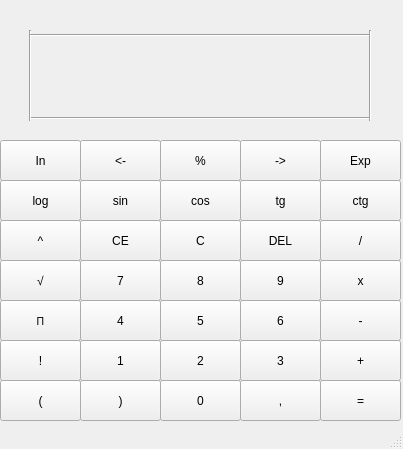
<?xml version="1.0" encoding="UTF-8"?>
<ui version="4.0">
 <class>Calculator</class>
 <widget class="QMainWindow" name="Calculator">
  <property name="geometry">
   <rect>
    <x>0</x>
    <y>0</y>
    <width>403</width>
    <height>449</height>
   </rect>
  </property>
  <property name="windowTitle">
   <string>MainWindow</string>
  </property>
  <widget class="QWidget" name="centralwidget">
   <widget class="QPushButton" name="b7">
    <property name="geometry">
     <rect>
      <x>80</x>
      <y>260</y>
      <width>81</width>
      <height>41</height>
     </rect>
    </property>
    <property name="styleSheet">
     <string notr="true">font: 75 12pt &quot;MS Sans Serif&quot;;</string>
    </property>
    <property name="text">
     <string>7</string>
    </property>
    <attribute name="buttonGroup">
     <string notr="true">buttonGroup</string>
    </attribute>
   </widget>
   <widget class="QPushButton" name="b4">
    <property name="geometry">
     <rect>
      <x>80</x>
      <y>300</y>
      <width>81</width>
      <height>41</height>
     </rect>
    </property>
    <property name="styleSheet">
     <string notr="true">font: 75 12pt &quot;MS Sans Serif&quot;;</string>
    </property>
    <property name="text">
     <string>4</string>
    </property>
    <attribute name="buttonGroup">
     <string notr="true">buttonGroup</string>
    </attribute>
   </widget>
   <widget class="QPushButton" name="b1">
    <property name="geometry">
     <rect>
      <x>80</x>
      <y>340</y>
      <width>81</width>
      <height>41</height>
     </rect>
    </property>
    <property name="styleSheet">
     <string notr="true">font: 75 12pt &quot;MS Sans Serif&quot;;</string>
    </property>
    <property name="text">
     <string>1</string>
    </property>
    <attribute name="buttonGroup">
     <string notr="true">buttonGroup</string>
    </attribute>
   </widget>
   <widget class="QPushButton" name="b0">
    <property name="geometry">
     <rect>
      <x>160</x>
      <y>380</y>
      <width>81</width>
      <height>41</height>
     </rect>
    </property>
    <property name="styleSheet">
     <string notr="true">font: 75 12pt &quot;MS Sans Serif&quot;;</string>
    </property>
    <property name="text">
     <string>0</string>
    </property>
    <attribute name="buttonGroup">
     <string notr="true">buttonGroup</string>
    </attribute>
   </widget>
   <widget class="QPushButton" name="b5">
    <property name="geometry">
     <rect>
      <x>160</x>
      <y>300</y>
      <width>81</width>
      <height>41</height>
     </rect>
    </property>
    <property name="styleSheet">
     <string notr="true">font: 75 12pt &quot;MS Sans Serif&quot;;</string>
    </property>
    <property name="text">
     <string>5</string>
    </property>
    <attribute name="buttonGroup">
     <string notr="true">buttonGroup</string>
    </attribute>
   </widget>
   <widget class="QPushButton" name="b2">
    <property name="geometry">
     <rect>
      <x>160</x>
      <y>340</y>
      <width>81</width>
      <height>41</height>
     </rect>
    </property>
    <property name="styleSheet">
     <string notr="true">font: 75 12pt &quot;MS Sans Serif&quot;;</string>
    </property>
    <property name="text">
     <string>2</string>
    </property>
    <attribute name="buttonGroup">
     <string notr="true">buttonGroup</string>
    </attribute>
   </widget>
   <widget class="QPushButton" name="b8">
    <property name="geometry">
     <rect>
      <x>160</x>
      <y>260</y>
      <width>81</width>
      <height>41</height>
     </rect>
    </property>
    <property name="styleSheet">
     <string notr="true">font: 75 12pt &quot;MS Sans Serif&quot;;</string>
    </property>
    <property name="text">
     <string>8</string>
    </property>
    <attribute name="buttonGroup">
     <string notr="true">buttonGroup</string>
    </attribute>
   </widget>
   <widget class="QPushButton" name="b6">
    <property name="geometry">
     <rect>
      <x>240</x>
      <y>300</y>
      <width>81</width>
      <height>41</height>
     </rect>
    </property>
    <property name="styleSheet">
     <string notr="true">font: 75 12pt &quot;MS Sans Serif&quot;;</string>
    </property>
    <property name="text">
     <string>6</string>
    </property>
    <attribute name="buttonGroup">
     <string notr="true">buttonGroup</string>
    </attribute>
   </widget>
   <widget class="QPushButton" name="b3">
    <property name="geometry">
     <rect>
      <x>240</x>
      <y>340</y>
      <width>81</width>
      <height>41</height>
     </rect>
    </property>
    <property name="styleSheet">
     <string notr="true">font: 75 12pt &quot;MS Sans Serif&quot;;</string>
    </property>
    <property name="text">
     <string>3</string>
    </property>
    <attribute name="buttonGroup">
     <string notr="true">buttonGroup</string>
    </attribute>
   </widget>
   <widget class="QPushButton" name="b9">
    <property name="geometry">
     <rect>
      <x>240</x>
      <y>260</y>
      <width>81</width>
      <height>41</height>
     </rect>
    </property>
    <property name="styleSheet">
     <string notr="true">font: 75 12pt &quot;MS Sans Serif&quot;;</string>
    </property>
    <property name="text">
     <string>9</string>
    </property>
    <attribute name="buttonGroup">
     <string notr="true">buttonGroup</string>
    </attribute>
   </widget>
   <widget class="QPushButton" name="bscl">
    <property name="geometry">
     <rect>
      <x>0</x>
      <y>380</y>
      <width>81</width>
      <height>41</height>
     </rect>
    </property>
    <property name="text">
     <string>(</string>
    </property>
   </widget>
   <widget class="QPushButton" name="bscr">
    <property name="geometry">
     <rect>
      <x>80</x>
      <y>380</y>
      <width>81</width>
      <height>41</height>
     </rect>
    </property>
    <property name="text">
     <string>)</string>
    </property>
   </widget>
   <widget class="QPushButton" name="bdot">
    <property name="geometry">
     <rect>
      <x>240</x>
      <y>380</y>
      <width>81</width>
      <height>41</height>
     </rect>
    </property>
    <property name="text">
     <string>,</string>
    </property>
   </widget>
   <widget class="QPushButton" name="brvn">
    <property name="geometry">
     <rect>
      <x>320</x>
      <y>380</y>
      <width>81</width>
      <height>41</height>
     </rect>
    </property>
    <property name="text">
     <string>=</string>
    </property>
   </widget>
   <widget class="QPushButton" name="bsum">
    <property name="geometry">
     <rect>
      <x>320</x>
      <y>340</y>
      <width>81</width>
      <height>41</height>
     </rect>
    </property>
    <property name="text">
     <string>+</string>
    </property>
   </widget>
   <widget class="QPushButton" name="bumn">
    <property name="geometry">
     <rect>
      <x>320</x>
      <y>260</y>
      <width>81</width>
      <height>41</height>
     </rect>
    </property>
    <property name="text">
     <string>x</string>
    </property>
   </widget>
   <widget class="QPushButton" name="brzn">
    <property name="geometry">
     <rect>
      <x>320</x>
      <y>300</y>
      <width>81</width>
      <height>41</height>
     </rect>
    </property>
    <property name="text">
     <string>-</string>
    </property>
   </widget>
   <widget class="QPushButton" name="bpi">
    <property name="geometry">
     <rect>
      <x>0</x>
      <y>300</y>
      <width>81</width>
      <height>41</height>
     </rect>
    </property>
    <property name="font">
     <font>
      <family>Segoe Script</family>
      <pointsize>8</pointsize>
      <weight>50</weight>
      <italic>false</italic>
      <bold>false</bold>
     </font>
    </property>
    <property name="styleSheet">
     <string notr="true">font: 8pt &quot;Segoe Script&quot;;</string>
    </property>
    <property name="text">
     <string>П</string>
    </property>
   </widget>
   <widget class="QPushButton" name="bfact">
    <property name="geometry">
     <rect>
      <x>0</x>
      <y>340</y>
      <width>81</width>
      <height>41</height>
     </rect>
    </property>
    <property name="text">
     <string>!</string>
    </property>
   </widget>
   <widget class="QPushButton" name="bste">
    <property name="geometry">
     <rect>
      <x>0</x>
      <y>220</y>
      <width>81</width>
      <height>41</height>
     </rect>
    </property>
    <property name="text">
     <string>^</string>
    </property>
   </widget>
   <widget class="QPushButton" name="bkor">
    <property name="geometry">
     <rect>
      <x>0</x>
      <y>260</y>
      <width>81</width>
      <height>41</height>
     </rect>
    </property>
    <property name="text">
     <string>√</string>
    </property>
   </widget>
   <widget class="QPushButton" name="bsin">
    <property name="geometry">
     <rect>
      <x>80</x>
      <y>180</y>
      <width>81</width>
      <height>41</height>
     </rect>
    </property>
    <property name="text">
     <string>sin</string>
    </property>
   </widget>
   <widget class="QPushButton" name="bcos">
    <property name="geometry">
     <rect>
      <x>160</x>
      <y>180</y>
      <width>81</width>
      <height>41</height>
     </rect>
    </property>
    <property name="text">
     <string>cos</string>
    </property>
   </widget>
   <widget class="QPushButton" name="btg">
    <property name="geometry">
     <rect>
      <x>240</x>
      <y>180</y>
      <width>81</width>
      <height>41</height>
     </rect>
    </property>
    <property name="text">
     <string>tg</string>
    </property>
   </widget>
   <widget class="QPushButton" name="bctg">
    <property name="geometry">
     <rect>
      <x>320</x>
      <y>180</y>
      <width>81</width>
      <height>41</height>
     </rect>
    </property>
    <property name="text">
     <string>ctg</string>
    </property>
   </widget>
   <widget class="QPushButton" name="bdel">
    <property name="geometry">
     <rect>
      <x>320</x>
      <y>220</y>
      <width>81</width>
      <height>41</height>
     </rect>
    </property>
    <property name="text">
     <string>/</string>
    </property>
   </widget>
   <widget class="QPushButton" name="bleft">
    <property name="geometry">
     <rect>
      <x>240</x>
      <y>220</y>
      <width>81</width>
      <height>41</height>
     </rect>
    </property>
    <property name="text">
     <string>DEL</string>
    </property>
   </widget>
   <widget class="QPushButton" name="bce">
    <property name="geometry">
     <rect>
      <x>80</x>
      <y>220</y>
      <width>81</width>
      <height>41</height>
     </rect>
    </property>
    <property name="text">
     <string>CE</string>
    </property>
   </widget>
   <widget class="QPushButton" name="bc">
    <property name="geometry">
     <rect>
      <x>160</x>
      <y>220</y>
      <width>81</width>
      <height>41</height>
     </rect>
    </property>
    <property name="text">
     <string>C</string>
    </property>
   </widget>
   <widget class="QPushButton" name="blog">
    <property name="geometry">
     <rect>
      <x>0</x>
      <y>180</y>
      <width>81</width>
      <height>41</height>
     </rect>
    </property>
    <property name="text">
     <string>log</string>
    </property>
   </widget>
   <widget class="QLabel" name="label">
    <property name="geometry">
     <rect>
      <x>50</x>
      <y>40</y>
      <width>291</width>
      <height>71</height>
     </rect>
    </property>
    <property name="toolTip">
     <string>&lt;html&gt;&lt;head/&gt;&lt;body&gt;&lt;p&gt;&lt;span style=&quot; font-style:italic;&quot;&gt;fafa&lt;/span&gt;&lt;/p&gt;&lt;/body&gt;&lt;/html&gt;</string>
    </property>
    <property name="text">
     <string/>
    </property>
   </widget>
   <widget class="Line" name="line">
    <property name="geometry">
     <rect>
      <x>30</x>
      <y>110</y>
      <width>341</width>
      <height>16</height>
     </rect>
    </property>
    <property name="orientation">
     <enum>Qt::Horizontal</enum>
    </property>
   </widget>
   <widget class="Line" name="line_2">
    <property name="geometry">
     <rect>
      <x>20</x>
      <y>30</y>
      <width>20</width>
      <height>91</height>
     </rect>
    </property>
    <property name="orientation">
     <enum>Qt::Vertical</enum>
    </property>
   </widget>
   <widget class="Line" name="line_3">
    <property name="geometry">
     <rect>
      <x>360</x>
      <y>30</y>
      <width>20</width>
      <height>91</height>
     </rect>
    </property>
    <property name="orientation">
     <enum>Qt::Vertical</enum>
    </property>
   </widget>
   <widget class="Line" name="line_4">
    <property name="geometry">
     <rect>
      <x>30</x>
      <y>20</y>
      <width>341</width>
      <height>31</height>
     </rect>
    </property>
    <property name="orientation">
     <enum>Qt::Horizontal</enum>
    </property>
   </widget>
   <widget class="QPushButton" name="pushButton">
    <property name="geometry">
     <rect>
      <x>0</x>
      <y>140</y>
      <width>81</width>
      <height>41</height>
     </rect>
    </property>
    <property name="text">
     <string>In</string>
    </property>
   </widget>
   <widget class="QPushButton" name="pushButton_2">
    <property name="geometry">
     <rect>
      <x>320</x>
      <y>140</y>
      <width>81</width>
      <height>41</height>
     </rect>
    </property>
    <property name="text">
     <string>Exp</string>
    </property>
   </widget>
   <widget class="QPushButton" name="pushButton_3">
    <property name="geometry">
     <rect>
      <x>240</x>
      <y>140</y>
      <width>81</width>
      <height>41</height>
     </rect>
    </property>
    <property name="text">
     <string>-&gt;</string>
    </property>
   </widget>
   <widget class="QPushButton" name="pushButton_4">
    <property name="geometry">
     <rect>
      <x>80</x>
      <y>140</y>
      <width>81</width>
      <height>41</height>
     </rect>
    </property>
    <property name="text">
     <string>&lt;-</string>
    </property>
   </widget>
   <widget class="QPushButton" name="pushButton_5">
    <property name="geometry">
     <rect>
      <x>160</x>
      <y>140</y>
      <width>81</width>
      <height>41</height>
     </rect>
    </property>
    <property name="text">
     <string>%</string>
    </property>
   </widget>
   <zorder>b7</zorder>
   <zorder>b4</zorder>
   <zorder>b1</zorder>
   <zorder>b0</zorder>
   <zorder>b5</zorder>
   <zorder>b2</zorder>
   <zorder>b8</zorder>
   <zorder>b6</zorder>
   <zorder>b3</zorder>
   <zorder>b9</zorder>
   <zorder>bscl</zorder>
   <zorder>bscr</zorder>
   <zorder>bdot</zorder>
   <zorder>brvn</zorder>
   <zorder>bsum</zorder>
   <zorder>bumn</zorder>
   <zorder>brzn</zorder>
   <zorder>bpi</zorder>
   <zorder>bfact</zorder>
   <zorder>bste</zorder>
   <zorder>bkor</zorder>
   <zorder>bsin</zorder>
   <zorder>bcos</zorder>
   <zorder>btg</zorder>
   <zorder>bctg</zorder>
   <zorder>bdel</zorder>
   <zorder>bleft</zorder>
   <zorder>bce</zorder>
   <zorder>bc</zorder>
   <zorder>blog</zorder>
   <zorder>label</zorder>
   <zorder>line</zorder>
   <zorder>line_2</zorder>
   <zorder>line_4</zorder>
   <zorder>pushButton</zorder>
   <zorder>pushButton_2</zorder>
   <zorder>pushButton_3</zorder>
   <zorder>pushButton_4</zorder>
   <zorder>pushButton_5</zorder>
   <zorder>line_3</zorder>
  </widget>
  <widget class="QStatusBar" name="statusbar"/>
 </widget>
 <resources/>
 <connections/>
 <buttongroups>
  <buttongroup name="buttonGroup"/>
 </buttongroups>
</ui>
